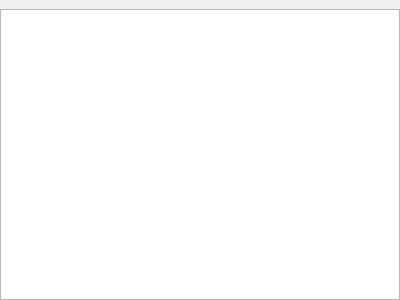
<?xml version="1.0" encoding="UTF-8"?>
<ui version="4.0">
 <class>WidgetBrowse</class>
 <widget class="QWidget" name="WidgetBrowse">
  <property name="geometry">
   <rect>
    <x>0</x>
    <y>0</y>
    <width>400</width>
    <height>300</height>
   </rect>
  </property>
  <property name="windowTitle">
   <string/>
  </property>
  <layout class="QVBoxLayout" name="verticalLayout">
   <property name="leftMargin">
    <number>0</number>
   </property>
   <property name="topMargin">
    <number>9</number>
   </property>
   <property name="rightMargin">
    <number>0</number>
   </property>
   <property name="bottomMargin">
    <number>0</number>
   </property>
   <item>
    <widget class="QTreeView" name="treeView">
     <property name="alternatingRowColors">
      <bool>true</bool>
     </property>
     <property name="headerHidden">
      <bool>false</bool>
     </property>
    </widget>
   </item>
  </layout>
 </widget>
 <resources/>
 <connections/>
</ui>
